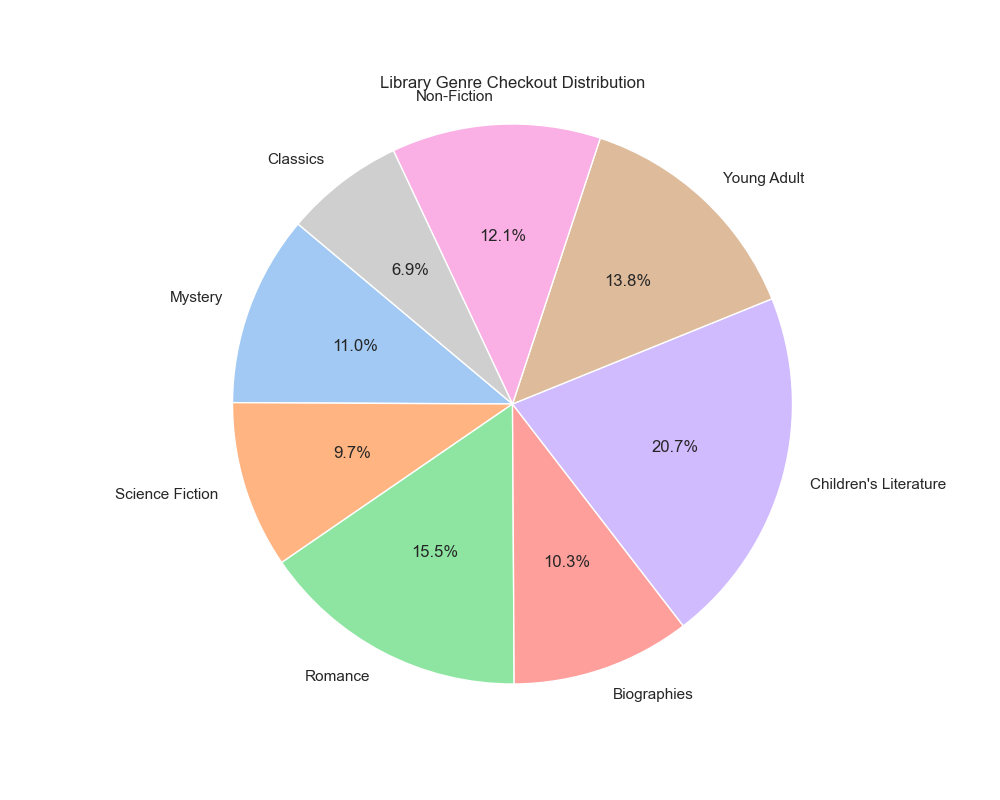

Write the Python code that produced this figure.

import matplotlib.pyplot as plt
import seaborn as sns

# Given data
data = [{'Genre': 'Mystery', 'Checkouts': 320},
        {'Genre': 'Science Fiction', 'Checkouts': 280},
        {'Genre': 'Romance', 'Checkouts': 450},
        {'Genre': 'Biographies', 'Checkouts': 300},
        {'Genre': "Children's Literature", 'Checkouts': 600},
        {'Genre': 'Young Adult', 'Checkouts': 400},
        {'Genre': 'Non-Fiction', 'Checkouts': 350},
        {'Genre': 'Classics', 'Checkouts': 200}]

# Converting the data into a format for plotting
genres = [entry['Genre'] for entry in data]
checkouts = [entry['Checkouts'] for entry in data]

# Seaborn style setting
sns.set(style="whitegrid")

# Create a color palette
colors = sns.color_palette('pastel')[0:len(data)]

# Create the pie chart using matplotlib
plt.figure(figsize=(10, 8))
plt.pie(checkouts, labels=genres, colors=colors, autopct='%1.1f%%', startangle=140)

# Customizing the pie chart to look better
plt.axis('equal')  # Equal aspect ratio ensures the pie chart is circular.
plt.title('Library Genre Checkout Distribution')

# Display the chart
plt.show()
